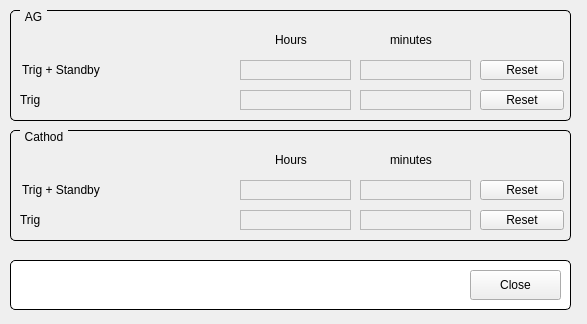
<?xml version="1.0" encoding="UTF-8"?>
<ui version="4.0">
 <class>FormTimerExpert</class>
 <widget class="QMainWindow" name="FormTimerExpert">
  <property name="geometry">
   <rect>
    <x>0</x>
    <y>0</y>
    <width>587</width>
    <height>324</height>
   </rect>
  </property>
  <property name="windowTitle">
   <string>Timers Expert</string>
  </property>
  <widget class="QWidget" name="centralwidget">
   <widget class="QGroupBox" name="titleGroupBox_2">
    <property name="geometry">
     <rect>
      <x>10</x>
      <y>260</y>
      <width>561</width>
      <height>50</height>
     </rect>
    </property>
    <property name="styleSheet">
     <string notr="true">QGroupBox {
	background-color: rgb(255, 255, 255);
    border: 1px solid black;
    border-radius: 5px;
}

QGroupBox::title {
    subcontrol-origin: margin;
    left: 10px;
    padding: 0 3px 0 3px;
}</string>
    </property>
    <property name="title">
     <string/>
    </property>
    <widget class="QPushButton" name="btnClose">
     <property name="geometry">
      <rect>
       <x>460</x>
       <y>10</y>
       <width>91</width>
       <height>30</height>
      </rect>
     </property>
     <property name="text">
      <string>Close</string>
     </property>
    </widget>
   </widget>
   <widget class="QGroupBox" name="groupBox_7">
    <property name="geometry">
     <rect>
      <x>10</x>
      <y>130</y>
      <width>561</width>
      <height>111</height>
     </rect>
    </property>
    <property name="styleSheet">
     <string notr="true">QGroupBox {
    border: 1px solid black;
    border-radius: 5px;
    margin-top: 0.5em;
}

QGroupBox::title {
    subcontrol-origin: margin;
    left: 10px;
    padding: 0 3px 0 3px;
}</string>
    </property>
    <property name="title">
     <string>Cathod</string>
    </property>
    <widget class="QLabel" name="label_5">
     <property name="geometry">
      <rect>
       <x>10</x>
       <y>80</y>
       <width>151</width>
       <height>20</height>
      </rect>
     </property>
     <property name="text">
      <string>Trig</string>
     </property>
    </widget>
    <widget class="QELabel" name="qelabel_9">
     <property name="geometry">
      <rect>
       <x>350</x>
       <y>80</y>
       <width>111</width>
       <height>20</height>
      </rect>
     </property>
     <property name="frameShape">
      <enum>QFrame::StyledPanel</enum>
     </property>
     <property name="variable" stdset="0">
      <string>AGPS:timer_min_trig_cathod</string>
     </property>
    </widget>
    <widget class="QLabel" name="label_6">
     <property name="geometry">
      <rect>
       <x>12</x>
       <y>50</y>
       <width>151</width>
       <height>20</height>
      </rect>
     </property>
     <property name="text">
      <string>Trig + Standby</string>
     </property>
    </widget>
    <widget class="QELabel" name="qelabel_10">
     <property name="geometry">
      <rect>
       <x>230</x>
       <y>80</y>
       <width>111</width>
       <height>20</height>
      </rect>
     </property>
     <property name="frameShape">
      <enum>QFrame::StyledPanel</enum>
     </property>
     <property name="variable" stdset="0">
      <string>AGPS:timer_hours_trig_cathod</string>
     </property>
    </widget>
    <widget class="QELabel" name="qelabel_11">
     <property name="geometry">
      <rect>
       <x>350</x>
       <y>50</y>
       <width>111</width>
       <height>20</height>
      </rect>
     </property>
     <property name="frameShape">
      <enum>QFrame::StyledPanel</enum>
     </property>
     <property name="variable" stdset="0">
      <string>AGPS:timer_min_trig_stand_cathod</string>
     </property>
    </widget>
    <widget class="QELabel" name="qelabel_12">
     <property name="geometry">
      <rect>
       <x>230</x>
       <y>50</y>
       <width>111</width>
       <height>20</height>
      </rect>
     </property>
     <property name="frameShape">
      <enum>QFrame::StyledPanel</enum>
     </property>
     <property name="variable" stdset="0">
      <string>AGPS:timer_hours_trig_stand_cathod</string>
     </property>
    </widget>
    <widget class="QLabel" name="label_7">
     <property name="geometry">
      <rect>
       <x>265</x>
       <y>20</y>
       <width>41</width>
       <height>20</height>
      </rect>
     </property>
     <property name="text">
      <string>Hours</string>
     </property>
    </widget>
    <widget class="QLabel" name="label_8">
     <property name="geometry">
      <rect>
       <x>380</x>
       <y>20</y>
       <width>51</width>
       <height>20</height>
      </rect>
     </property>
     <property name="text">
      <string>minutes</string>
     </property>
    </widget>
    <widget class="QPushButton" name="btncathTSreset">
     <property name="geometry">
      <rect>
       <x>470</x>
       <y>50</y>
       <width>84</width>
       <height>20</height>
      </rect>
     </property>
     <property name="text">
      <string>Reset</string>
     </property>
    </widget>
    <widget class="QPushButton" name="btncathTreset">
     <property name="geometry">
      <rect>
       <x>470</x>
       <y>80</y>
       <width>84</width>
       <height>20</height>
      </rect>
     </property>
     <property name="text">
      <string>Reset</string>
     </property>
    </widget>
   </widget>
   <widget class="QGroupBox" name="groupBox_6">
    <property name="geometry">
     <rect>
      <x>10</x>
      <y>10</y>
      <width>561</width>
      <height>111</height>
     </rect>
    </property>
    <property name="styleSheet">
     <string notr="true">QGroupBox {
    border: 1px solid black;
    border-radius: 5px;
    margin-top: 0.5em;
}

QGroupBox::title {
    subcontrol-origin: margin;
    left: 10px;
    padding: 0 3px 0 3px;
}</string>
    </property>
    <property name="title">
     <string>AG</string>
    </property>
    <widget class="QLabel" name="label_2">
     <property name="geometry">
      <rect>
       <x>10</x>
       <y>80</y>
       <width>151</width>
       <height>20</height>
      </rect>
     </property>
     <property name="text">
      <string>Trig</string>
     </property>
    </widget>
    <widget class="QELabel" name="qelabel_4">
     <property name="geometry">
      <rect>
       <x>350</x>
       <y>80</y>
       <width>111</width>
       <height>20</height>
      </rect>
     </property>
     <property name="frameShape">
      <enum>QFrame::StyledPanel</enum>
     </property>
     <property name="variable" stdset="0">
      <string>AGPS:timer_min_trig</string>
     </property>
    </widget>
    <widget class="QLabel" name="label">
     <property name="geometry">
      <rect>
       <x>12</x>
       <y>50</y>
       <width>151</width>
       <height>20</height>
      </rect>
     </property>
     <property name="text">
      <string>Trig + Standby</string>
     </property>
    </widget>
    <widget class="QELabel" name="qelabel_2">
     <property name="geometry">
      <rect>
       <x>230</x>
       <y>80</y>
       <width>111</width>
       <height>20</height>
      </rect>
     </property>
     <property name="frameShape">
      <enum>QFrame::StyledPanel</enum>
     </property>
     <property name="variable" stdset="0">
      <string>AGPS:timer_hours_trig</string>
     </property>
    </widget>
    <widget class="QELabel" name="qelabel_3">
     <property name="geometry">
      <rect>
       <x>350</x>
       <y>50</y>
       <width>111</width>
       <height>20</height>
      </rect>
     </property>
     <property name="frameShape">
      <enum>QFrame::StyledPanel</enum>
     </property>
     <property name="variable" stdset="0">
      <string>AGPS:timer_min_trig_stand</string>
     </property>
    </widget>
    <widget class="QELabel" name="qelabel">
     <property name="geometry">
      <rect>
       <x>230</x>
       <y>50</y>
       <width>111</width>
       <height>20</height>
      </rect>
     </property>
     <property name="frameShape">
      <enum>QFrame::StyledPanel</enum>
     </property>
     <property name="variable" stdset="0">
      <string>AGPS:timer_hours_trig_stand</string>
     </property>
    </widget>
    <widget class="QLabel" name="label_9">
     <property name="geometry">
      <rect>
       <x>265</x>
       <y>20</y>
       <width>41</width>
       <height>20</height>
      </rect>
     </property>
     <property name="text">
      <string>Hours</string>
     </property>
    </widget>
    <widget class="QLabel" name="label_10">
     <property name="geometry">
      <rect>
       <x>380</x>
       <y>20</y>
       <width>51</width>
       <height>20</height>
      </rect>
     </property>
     <property name="text">
      <string>minutes</string>
     </property>
    </widget>
    <widget class="QPushButton" name="btnAgpsTSreset">
     <property name="geometry">
      <rect>
       <x>470</x>
       <y>50</y>
       <width>84</width>
       <height>20</height>
      </rect>
     </property>
     <property name="text">
      <string>Reset</string>
     </property>
    </widget>
    <widget class="QPushButton" name="btnAgpsTreset">
     <property name="geometry">
      <rect>
       <x>470</x>
       <y>80</y>
       <width>84</width>
       <height>20</height>
      </rect>
     </property>
     <property name="text">
      <string>Reset</string>
     </property>
    </widget>
   </widget>
  </widget>
 </widget>
 <customwidgets>
  <customwidget>
   <class>QELabel</class>
   <extends>QLabel</extends>
   <header>QELabel.h</header>
  </customwidget>
 </customwidgets>
 <resources/>
 <connections/>
</ui>
